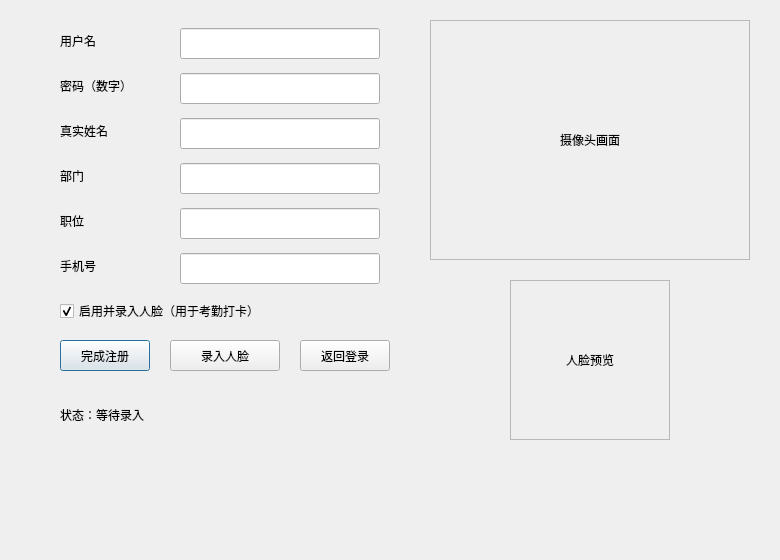
<?xml version="1.0" encoding="UTF-8"?>
<ui version="4.0">
 <class>registration_Dialog</class>
 <widget class="QDialog" name="registration_Dialog">
  <property name="geometry">
   <rect>
    <x>0</x>
    <y>0</y>
    <width>780</width>
    <height>560</height>
   </rect>
  </property>
  <property name="windowTitle">
   <string>员工注册</string>
  </property>
  <widget class="QLabel" name="label_user">
   <property name="geometry">
    <rect>
     <x>60</x>
     <y>30</y>
     <width>100</width>
     <height>21</height>
    </rect>
   </property>
   <property name="text">
    <string>用户名</string>
   </property>
  </widget>
  <widget class="QLineEdit" name="lineEdit_user">
   <property name="geometry">
    <rect>
     <x>180</x>
     <y>28</y>
     <width>200</width>
     <height>31</height>
    </rect>
   </property>
  </widget>
  <widget class="QLabel" name="label_password">
   <property name="geometry">
    <rect>
     <x>60</x>
     <y>75</y>
     <width>100</width>
     <height>21</height>
    </rect>
   </property>
   <property name="text">
    <string>密码（数字）</string>
   </property>
  </widget>
  <widget class="QLineEdit" name="lineEdit_password">
   <property name="geometry">
    <rect>
     <x>180</x>
     <y>73</y>
     <width>200</width>
     <height>31</height>
    </rect>
   </property>
  </widget>
  <widget class="QLabel" name="label_real_name">
   <property name="geometry">
    <rect>
     <x>60</x>
     <y>120</y>
     <width>100</width>
     <height>21</height>
    </rect>
   </property>
   <property name="text">
    <string>真实姓名</string>
   </property>
  </widget>
  <widget class="QLineEdit" name="lineEdit_realName">
   <property name="geometry">
    <rect>
     <x>180</x>
     <y>118</y>
     <width>200</width>
     <height>31</height>
    </rect>
   </property>
  </widget>
  <widget class="QLabel" name="label_department">
   <property name="geometry">
    <rect>
     <x>60</x>
     <y>165</y>
     <width>100</width>
     <height>21</height>
    </rect>
   </property>
   <property name="text">
    <string>部门</string>
   </property>
  </widget>
  <widget class="QLineEdit" name="lineEdit_department">
   <property name="geometry">
    <rect>
     <x>180</x>
     <y>163</y>
     <width>200</width>
     <height>31</height>
    </rect>
   </property>
  </widget>
  <widget class="QLabel" name="label_position">
   <property name="geometry">
    <rect>
     <x>60</x>
     <y>210</y>
     <width>100</width>
     <height>21</height>
    </rect>
   </property>
   <property name="text">
    <string>职位</string>
   </property>
  </widget>
  <widget class="QLineEdit" name="lineEdit_position">
   <property name="geometry">
    <rect>
     <x>180</x>
     <y>208</y>
     <width>200</width>
     <height>31</height>
    </rect>
   </property>
  </widget>
  <widget class="QLabel" name="label_phone">
   <property name="geometry">
    <rect>
     <x>60</x>
     <y>255</y>
     <width>100</width>
     <height>21</height>
    </rect>
   </property>
   <property name="text">
    <string>手机号</string>
   </property>
  </widget>
  <widget class="QLineEdit" name="lineEdit_phone">
   <property name="geometry">
    <rect>
     <x>180</x>
     <y>253</y>
     <width>200</width>
     <height>31</height>
    </rect>
   </property>
  </widget>
  <widget class="QCheckBox" name="checkBox_use_face">
   <property name="geometry">
    <rect>
     <x>60</x>
     <y>300</y>
     <width>220</width>
     <height>22</height>
    </rect>
   </property>
   <property name="text">
    <string>启用并录入人脸（用于考勤打卡）</string>
   </property>
   <property name="checked">
    <bool>true</bool>
   </property>
  </widget>
  <widget class="QPushButton" name="pushButton_ensure">
   <property name="geometry">
    <rect>
     <x>60</x>
     <y>340</y>
     <width>90</width>
     <height>31</height>
    </rect>
   </property>
   <property name="text">
    <string>完成注册</string>
   </property>
  </widget>
  <widget class="QPushButton" name="pushButton_face">
   <property name="geometry">
    <rect>
     <x>170</x>
     <y>340</y>
     <width>110</width>
     <height>31</height>
    </rect>
   </property>
   <property name="text">
    <string>录入人脸</string>
   </property>
  </widget>
  <widget class="QPushButton" name="pushButton_Return">
   <property name="geometry">
    <rect>
     <x>300</x>
     <y>340</y>
     <width>90</width>
     <height>31</height>
    </rect>
   </property>
   <property name="text">
    <string>返回登录</string>
   </property>
  </widget>
  <widget class="QLabel" name="label_camera">
   <property name="geometry">
    <rect>
     <x>430</x>
     <y>20</y>
     <width>320</width>
     <height>240</height>
    </rect>
   </property>
   <property name="frameShape">
    <enum>QFrame::StyledPanel</enum>
   </property>
   <property name="text">
    <string>摄像头画面</string>
   </property>
   <property name="alignment">
    <set>Qt::AlignCenter</set>
   </property>
  </widget>
  <widget class="QLabel" name="label_face_preview">
   <property name="geometry">
    <rect>
     <x>510</x>
     <y>280</y>
     <width>160</width>
     <height>160</height>
    </rect>
   </property>
   <property name="frameShape">
    <enum>QFrame::StyledPanel</enum>
   </property>
   <property name="text">
    <string>人脸预览</string>
   </property>
   <property name="alignment">
    <set>Qt::AlignCenter</set>
   </property>
  </widget>
  <widget class="QLabel" name="label_status">
   <property name="geometry">
    <rect>
     <x>60</x>
     <y>400</y>
     <width>680</width>
     <height>30</height>
    </rect>
   </property>
   <property name="text">
    <string>状态：等待录入</string>
   </property>
  </widget>
 </widget>
 <resources/>
 <connections/>
</ui>
